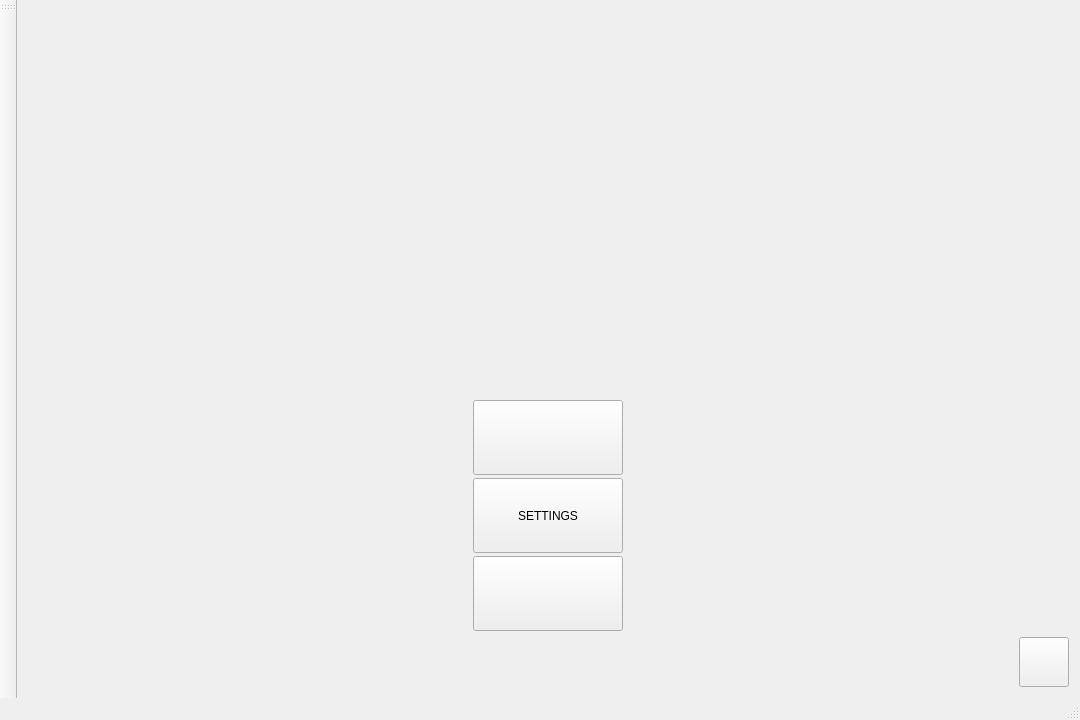
<?xml version="1.0" encoding="UTF-8"?>
<ui version="4.0">
 <class>MainWindowClass</class>
 <widget class="QMainWindow" name="MainWindowClass">
  <property name="geometry">
   <rect>
    <x>0</x>
    <y>0</y>
    <width>1080</width>
    <height>720</height>
   </rect>
  </property>
  <property name="sizePolicy">
   <sizepolicy hsizetype="Preferred" vsizetype="Preferred">
    <horstretch>0</horstretch>
    <verstretch>0</verstretch>
   </sizepolicy>
  </property>
  <property name="minimumSize">
   <size>
    <width>800</width>
    <height>600</height>
   </size>
  </property>
  <property name="windowTitle">
   <string>MainWindow</string>
  </property>
  <widget class="QWidget" name="centralWidget">
   <layout class="QVBoxLayout" name="verticalLayout_2">
    <item>
     <widget class="QLabel" name="titleLabel">
      <property name="enabled">
       <bool>true</bool>
      </property>
      <property name="sizePolicy">
       <sizepolicy hsizetype="Preferred" vsizetype="Preferred">
        <horstretch>0</horstretch>
        <verstretch>0</verstretch>
       </sizepolicy>
      </property>
      <property name="minimumSize">
       <size>
        <width>400</width>
        <height>400</height>
       </size>
      </property>
      <property name="text">
       <string/>
      </property>
      <property name="scaledContents">
       <bool>false</bool>
      </property>
      <property name="alignment">
       <set>Qt::AlignmentFlag::AlignCenter</set>
      </property>
     </widget>
    </item>
    <item>
     <layout class="QVBoxLayout" name="verticalLayout">
      <property name="spacing">
       <number>3</number>
      </property>
      <item alignment="Qt::AlignmentFlag::AlignHCenter">
       <widget class="QPushButton" name="newGameButton">
        <property name="sizePolicy">
         <sizepolicy hsizetype="MinimumExpanding" vsizetype="Preferred">
          <horstretch>0</horstretch>
          <verstretch>0</verstretch>
         </sizepolicy>
        </property>
        <property name="minimumSize">
         <size>
          <width>150</width>
          <height>75</height>
         </size>
        </property>
        <property name="text">
         <string/>
        </property>
       </widget>
      </item>
      <item alignment="Qt::AlignmentFlag::AlignHCenter">
       <widget class="QPushButton" name="settingsButton">
        <property name="sizePolicy">
         <sizepolicy hsizetype="MinimumExpanding" vsizetype="Preferred">
          <horstretch>0</horstretch>
          <verstretch>0</verstretch>
         </sizepolicy>
        </property>
        <property name="minimumSize">
         <size>
          <width>150</width>
          <height>75</height>
         </size>
        </property>
        <property name="text">
         <string>SETTINGS</string>
        </property>
       </widget>
      </item>
      <item alignment="Qt::AlignmentFlag::AlignHCenter">
       <widget class="QPushButton" name="exitGameButton">
        <property name="sizePolicy">
         <sizepolicy hsizetype="MinimumExpanding" vsizetype="Preferred">
          <horstretch>0</horstretch>
          <verstretch>0</verstretch>
         </sizepolicy>
        </property>
        <property name="minimumSize">
         <size>
          <width>150</width>
          <height>75</height>
         </size>
        </property>
        <property name="text">
         <string/>
        </property>
       </widget>
      </item>
     </layout>
    </item>
    <item>
     <spacer name="verticalSpacerBottom">
      <property name="orientation">
       <enum>Qt::Orientation::Vertical</enum>
      </property>
      <property name="sizeHint" stdset="0">
       <size>
        <width>20</width>
        <height>40</height>
       </size>
      </property>
     </spacer>
    </item>
    <item>
     <layout class="QHBoxLayout" name="horizontalLayoutBottom">
      <item>
       <spacer name="bottomSpacer">
        <property name="orientation">
         <enum>Qt::Orientation::Horizontal</enum>
        </property>
        <property name="sizeHint" stdset="0">
         <size>
          <width>40</width>
          <height>20</height>
         </size>
        </property>
       </spacer>
      </item>
      <item>
       <widget class="QPushButton" name="helpButton">
        <property name="sizePolicy">
         <sizepolicy hsizetype="Minimum" vsizetype="Minimum">
          <horstretch>0</horstretch>
          <verstretch>0</verstretch>
         </sizepolicy>
        </property>
        <property name="minimumSize">
         <size>
          <width>50</width>
          <height>50</height>
         </size>
        </property>
        <property name="text">
         <string/>
        </property>
       </widget>
      </item>
     </layout>
    </item>
   </layout>
  </widget>
  <widget class="QToolBar" name="mainToolBar">
   <attribute name="toolBarArea">
    <enum>LeftToolBarArea</enum>
   </attribute>
   <attribute name="toolBarBreak">
    <bool>false</bool>
   </attribute>
  </widget>
  <widget class="QStatusBar" name="statusBar"/>
 </widget>
 <layoutdefault spacing="6" margin="11"/>
 <resources/>
 <connections/>
</ui>
